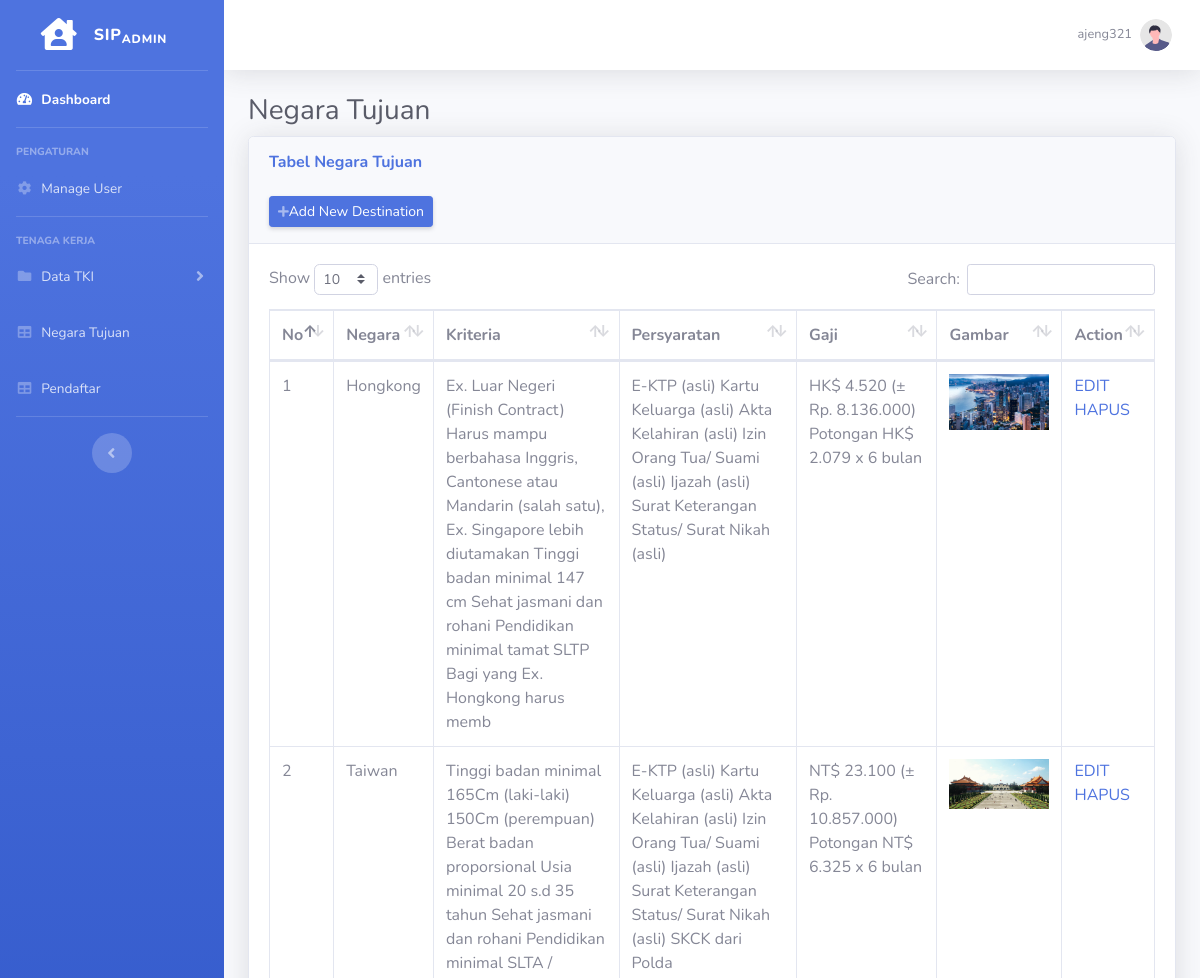
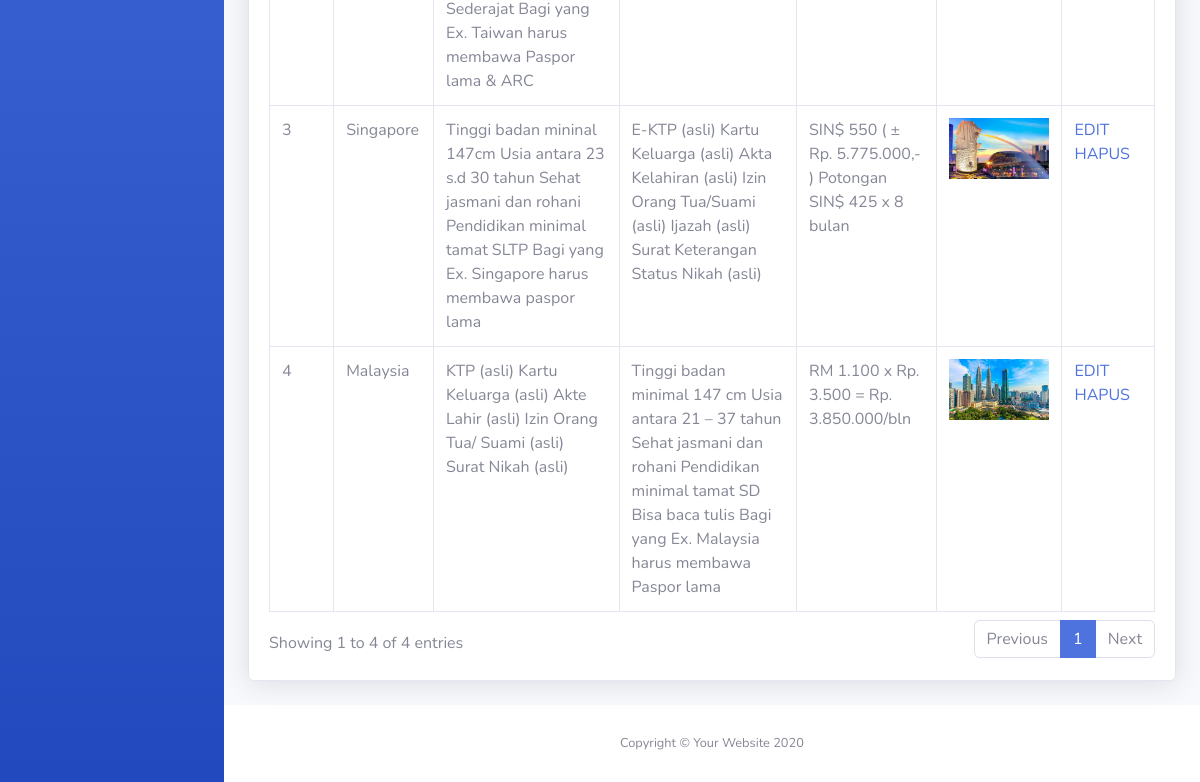
The app's page /tabelNegaraTujuan.php (signed in) with its own data (2 pictures, top to bottom).
### tables this page shows
CREATE TABLE `negara` (
  `id_negara` int(10) NOT NULL,
  `negara_tujuan` varchar(255) NOT NULL,
  `kriteria` varchar(255) NOT NULL,
  `persyaratan` varchar(255) NOT NULL,
  `jumlah_gaji` varchar(255) NOT NULL,
  `gambar_negara` varchar(255) NOT NULL
);

### tabelNegaraTujuan.php (the view, shortened to what this page needs)
<!DOCTYPE html>
<html lang="en">
<head>
    <link href="vendor/fontawesome-free/css/all.min.css" rel="stylesheet" type="text/css">
    <link href="css/sb-admin-2.min.css" rel="stylesheet">
    <link href="vendor/datatables/dataTables.bootstrap4.min.css" rel="stylesheet">
</head>
<body id="page-top">
    <div id="wrapper">
        <ul class="navbar-nav bg-gradient-primary sidebar sidebar-dark accordion" id="accordionSidebar">
            <a class="sidebar-brand d-flex align-items-center justify-content-center" href="indexadmin.php">
                <div class="sidebar-brand-icon">
                    <i class="fas fa-house-user"></i>
                </div>
                <div class="sidebar-brand-text mx-3">SIP<sub>Admin</sub></div>
            </a>
            <hr class="sidebar-divider my-0">
            <li class="nav-item active">
                <a class="nav-link" href="indexadmin.php">
                    <i class="fas fa-fw fa-tachometer-alt"></i>
                    <span>Dashboard</span></a>
            </li>
            <hr class="sidebar-divider">
            <div class="sidebar-heading">
                Pengaturan
            </div>
            <li class="nav-item">
                <a class="nav-link" href="tabelManageUser.php">
                    <i class="fas fa-fw fa-cog"></i>
                    <span>Manage User</span></a>
            </li>
            <hr class="sidebar-divider">
            <div class="sidebar-heading">
                Tenaga Kerja
            </div>
            <li class="nav-item">
                <a class="nav-link collapsed" href="#" data-toggle="collapse" data-target="#collapsePages"
                    aria-expanded="true" aria-controls="collapsePages">
                    <i class="fas fa-fw fa-folder"></i>
                    <span>Data TKI</span>
                </a>
            </li>
            <li class="nav-item">
                <a class="nav-link" href="tabelNegaraTujuan.php">
                    <i class="fas fa-fw fa-table"></i>
                    <span>Negara Tujuan</span></a>
            </li>
            <li class="nav-item">
                <a class="nav-link" href="tabelPendaftar.php">
                    <i class="fas fa-fw fa-table"></i>
                    <span>Pendaftar</span></a>
            </li>
            <hr class="sidebar-divider d-none d-md-block">
            <div class="text-center d-none d-md-inline">
                <button class="rounded-circle border-0" id="sidebarToggle"></button>
            </div>
        </ul>
        <div id="content-wrapper" class="d-flex flex-column">
            <div id="content">
                <nav class="navbar navbar-expand navbar-light bg-white topbar mb-4 static-top shadow">
                    <ul class="navbar-nav ml-auto">
                        <li class="nav-item dropdown no-arrow">
                            <a class="nav-link dropdown-toggle" href="#" id="userDropdown" role="button"
                                data-toggle="dropdown" aria-haspopup="true" aria-expanded="false">
                                <span class="mr-2 d-none d-lg-inline text-gray-600 small"><?php echo $_SESSION['username']; ?></span>
                                <img class="img-profile rounded-circle"
                                    src="img/undraw_profile.svg">
                            </a>
                        </li>
                    </ul>
                </nav>
                <div class="container-fluid">
                    <h1 class="h3 mb-2 text-gray-800">Negara Tujuan</h1>
                    <div class="card shadow mb-4">
                        <div class="card-header py-3">
                            <h6 class="m-0 font-weight-bold text-primary">Tabel Negara Tujuan</h6><br>
                            <a href="tabelNegaraTujuanAdd.php" class="d-none d-sm-inline-block btn btn-sm btn-primary shadow-sm"><i
                                class="fas fa-plus fa-sm text-white-50"></i>Add New Destination</a>
                        </div>
                        <div class="card-body">
                            <div class="table-responsive">
                                <table class="table table-bordered" id="dataTable" width="100%" cellspacing="0">
                                    <thead>
                                        <tr>
                                            <th>No</th>
                                            <th>Negara</th>
                                            <th>Kriteria</th>
                                            <th>Persyaratan</th>
                                            <th>Gaji</th>
                                            <th>Gambar</th>
                                            <th>Action</th>
                                        </tr>
                                    </thead>
                                    <tbody>
                                    <?php
                                        $konektor = mysqli_connect("localhost","root","", "uassisdis");
                                        $no = 1;
                                        $data = mysqli_query($konektor,"select * from negara");
                                        while($d = mysqli_fetch_array($data)){
                                            ?>
                                            <tr>
                                                <td><?php echo $no++; ?></td>
                                                <td><?php echo $d['negara_tujuan']; ?></td>
                                                <td><?php echo $d['kriteria']; ?></td>
                                                <td><?php echo $d['persyaratan']; ?></td>
                                                <td><?php echo $d['jumlah_gaji']; ?></td>
                                                <td style="text-align: center;"><img src="gambar/<?php echo $d['gambar_negara']; ?>" style="width: 100px;"></td>
                                                <td>
                                                    <a href="tabelNegaraTujuanEdit.php?id_negara=<?php echo $d['id_negara']; ?>">EDIT</a>
                                                    <a href="tabelNegaraTujuanDelete.php?id_negara=<?php echo $d['id_negara']; ?>">HAPUS</a>
                                                </td>
                                            </tr>
                                            <?php
                                        }
                                        ?>
                                    </tbody>
                                </table>
                            </div>
                        </div>
                    </div>
                </div>
            </div>
            <footer class="sticky-footer bg-white">
                <div class="container my-auto">
                    <div class="copyright text-center my-auto">
                        <span>Copyright &copy; Your Website 2020</span>
                    </div>
                </div>
            </footer>
        </div>
    </div>
</body>
</html>

### records on screen
negara: negara_tujuan "Hongkong", kriteria "Ex. Luar Negeri (Finish Contract) Harus mampu berbahasa Inggris, Cantonese atau Mandarin (salah satu), Ex. Singapore lebih diutamakan Tinggi badan minimal 147 cm Sehat jasmani dan rohani Pendidikan minimal tamat SLTP Bagi yang Ex. Hongkong harus memb", persyaratan "E-KTP (asli) Kartu Keluarga (asli) Akta Kelahiran (asli) Izin Orang Tua/ Suami (asli) Ijazah (asli) Surat Keterangan Status/ Surat Nikah (asli)", jumlah_gaji "HK$ 4.520 (± Rp. 8.136.000) Potongan HK$ 2.079 x 6 bulan", gambar_negara (picture)
negara: negara_tujuan "Taiwan", kriteria "Tinggi badan minimal 165Cm (laki-laki) 150Cm (perempuan) Berat badan proporsional Usia minimal 20 s.d 35 tahun Sehat jasmani dan rohani Pendidikan minimal SLTA / Sederajat Bagi yang Ex. Taiwan harus membawa Paspor lama & ARC", persyaratan "E-KTP (asli) Kartu Keluarga (asli) Akta Kelahiran (asli) Izin Orang Tua/ Suami (asli) Ijazah (asli) Surat Keterangan Status/ Surat Nikah (asli) SKCK dari Polda", jumlah_gaji "NT$ 23.100 (± Rp. 10.857.000) Potongan NT$ 6.325 x 6 bulan", gambar_negara (picture)
negara: negara_tujuan "Singapore", kriteria "Tinggi badan mininal 147cm Usia antara 23 s.d 30 tahun Sehat jasmani dan rohani Pendidikan minimal tamat SLTP Bagi yang Ex. Singapore harus membawa paspor lama", persyaratan "E-KTP (asli) Kartu Keluarga (asli) Akta Kelahiran (asli) Izin Orang Tua/Suami (asli) Ijazah (asli) Surat Keterangan Status Nikah (asli)", jumlah_gaji "SIN$ 550 ( ± Rp. 5.775.000,- ) Potongan SIN$ 425 x 8 bulan", gambar_negara (picture)
negara: negara_tujuan "Malaysia", kriteria "KTP (asli) Kartu Keluarga (asli) Akte Lahir (asli) Izin Orang Tua/ Suami (asli) Surat Nikah (asli)", persyaratan "Tinggi badan minimal 147 cm Usia antara 21 – 37 tahun Sehat jasmani dan rohani Pendidikan minimal tamat SD Bisa baca tulis Bagi yang Ex. Malaysia harus membawa Paspor lama", jumlah_gaji "RM 1.100 x Rp. 3.500 = Rp. 3.850.000/bln", gambar_negara (picture)

### other values on screen
$_SESSION['username'] "ajeng321"
